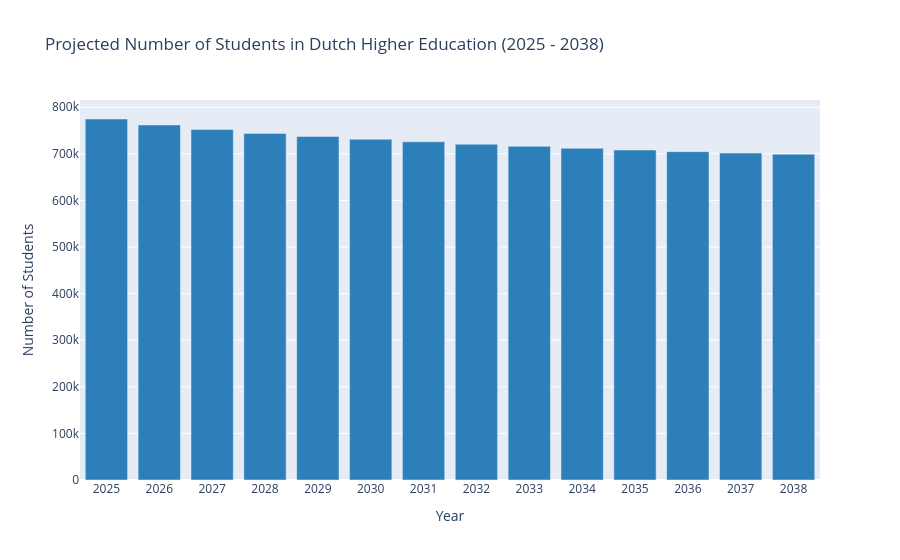

Here is the notebook cell this chart was saved with:
### Markdown cell above
## Perspective 2: This demographic decline poses a structural threat to the sustainability of academic programs, institutional funding, and the regional availability of higher education. 
Although student numbers in Dutch higher education have grown for years, recent DUO projections indicate a structural decline starting from 2025.
DUO expects a decline from approximately 780,000 students in 2025 to below 700,000 by 2038 (Figure . This trend is not temporary nor incidental, but closely connected to broader societal and demographic shifts. As a result, the sustainability of particularly small-scale programs, regionally anchored institutions, and broad-based universities is coming under increasing pressure. This perspective highlights how the structural decline has uneven effects on different types of programs and regions, and why this calls for differentiated and forward-looking policies.

### Code cell
jaren3 = [2025, 2026, 2027, 2028, 2029, 2030, 2031, 2032, 2033, 2034, 2035, 2036, 2037, 2038]

fig5 = go.Figure([go.Bar(
    y = [student_prognoses[student_prognoses['jaar'] == jaar]['ingeschrevenen_HO'].sum() for jaar in jaren3],
    x = jaren3,
    marker=dict(color='#2c7fb8')
)])
fig5.update_layout(title = 'Projected Number of Students in Dutch Higher Education (2025 - 2038)', height = 600, xaxis_title="Year",
    yaxis_title="Number of Students", xaxis=dict(
    tickmode='array',
    tickvals=jaren3,
    ticktext=[str(jaar) for jaar in jaren3] 
))

fig5.show()

### Figure 1 — Plotly figure (JSON) as saved in the notebook; plotly's stock layout.template omitted (floating-point values rounded to 4 significant figures)
{"data": [{"marker": {"color": "#2c7fb8"}, "type": "bar", "x": [2025, 2026, 2027, 2028, 2029, 2030, 2031, 2032, 2033, 2034, 2035, 2036, 2037, 2038], "y": [774800.0, 762000.0, 752100.0, 743900.0, 737400.0, 731400.0, 725800.0, 720700.0, 716100.0, 712000.0, 708300.0, 704800.0, 701600.0, 699300.0]}], "layout": {"autosize": true, "title": {"text": "Projected Number of Students in Dutch Higher Education (2025 - 2038)"}, "xaxis": {"autorange": true, "range": [2024.0, 2038.0], "tickmode": "array", "ticktext": ["2025", "2026", "2027", "2028", "2029", "2030", "2031", "2032", "2033", "2034", "2035", "2036", "2037", "2038"], "tickvals": [2025, 2026, 2027, 2028, 2029, 2030, 2031, 2032, 2033, 2034, 2035, 2036, 2037, 2038], "title": {"text": "Year"}, "type": "linear"}, "yaxis": {"autorange": true, "range": [0, 815500.0], "title": {"text": "Number of Students"}, "type": "linear"}}}
